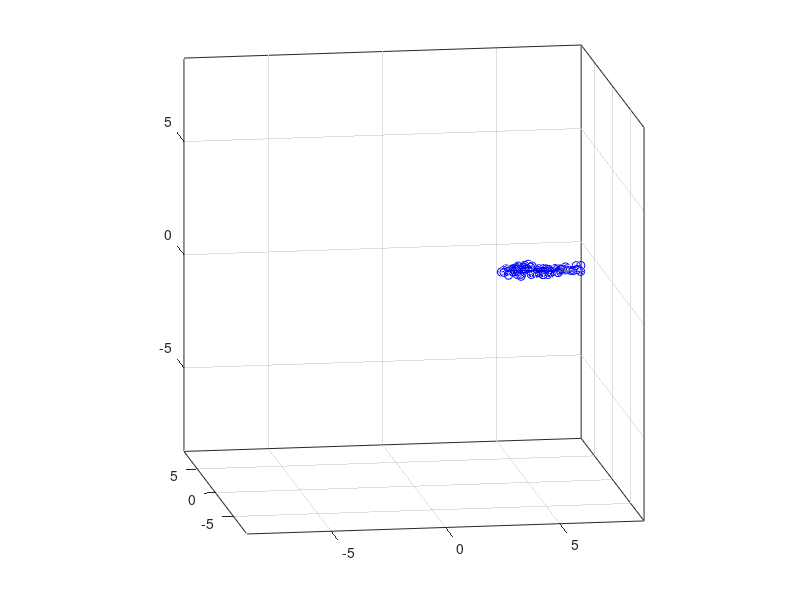

Here is the MATLAB script that generated this plot:
X = load('fisheriris');
features = X.meas;
classes = X.species;
X = features;
plot3(X(:,1),X(:,2),X(:,3),'bo');
grid on;
maxlim = max(abs(X(:)))*1.1;
axis([-maxlim maxlim -maxlim maxlim -maxlim maxlim]);
axis square
view(-9,12);

%% PCA 
[coeff,score,roots] = pca(X);
basis = coeff(:,1);
normal = coeff(:,2);
[n,p] = size(X);
meanX = mean(X,1);
Xfit = repmat(meanX,n,1) + score(:,1)*coeff(:,1)';
residuals = X - Xfit;

%% Visualize Line Fit 
dirVect = coeff(:,1);
Xfit1 = repmat(meanX,n,1) + score(:,1)*coeff(:,1)';
t = [min(score(:,1))-.2, max(score(:,1))+.2];
endpts = [meanX + t(1)*dirVect'; meanX + t(2)*dirVect'];
plot(endpts(:,1),endpts(:,2),'k-');
X1 = [X(:,1) Xfit1(:,1) nan*ones(n,1)];
X2 = [X(:,2) Xfit1(:,2) nan*ones(n,1)];
hold on
plot(X1',X2','b-', X(:,1),X(:,2),'bo');
hold off
maxlim = max(abs(X(:)))*1.1;
axis([-maxlim maxlim -maxlim maxlim -maxlim maxlim]);
axis square
view(-9,12);
grid on